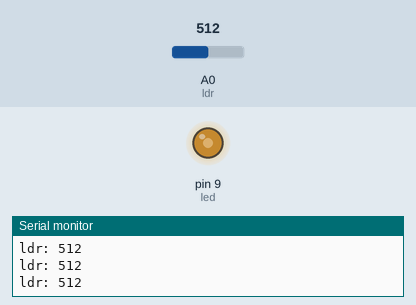
The sketch below on a simulated Arduino Uno, built with avr-gcc and run on an emulated ATmega328P. Parts: output pins drawn as LEDs (lit = HIGH), the last lines printed to the serial monitor. Inputs (shaded band) come from the test bench; at power-on: A0 (ldr) = 512.

Above: at 1.2 s.
1.3 s: A0 (ldr) set to 716
At 2.5 s:
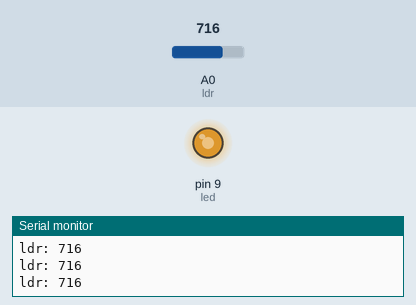
2.8 s: A0 (ldr) set to 900
At 3.9 s:
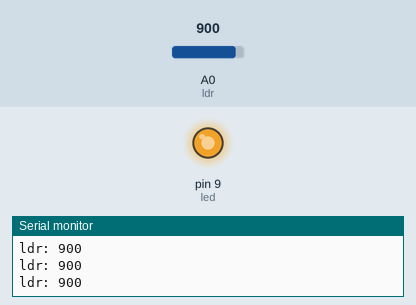
4.3 s: A0 (ldr) set to 122
At 5.2 s:
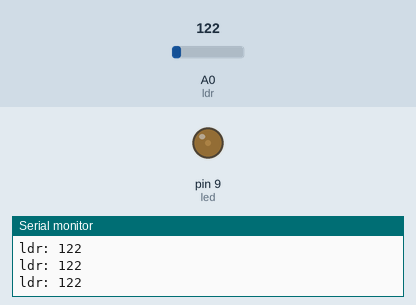
5.8 s: A0 (ldr) set to 0
At 6.6 s:
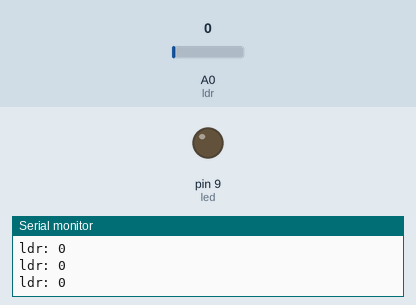
7.3 s: A0 (ldr) set to 511
At 7.9 s:
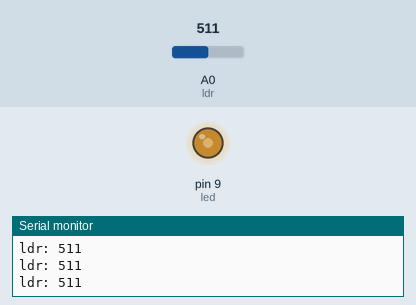
Timing chart, 0 to 9.8 s (numbered marks = the images above; inputs shaded):
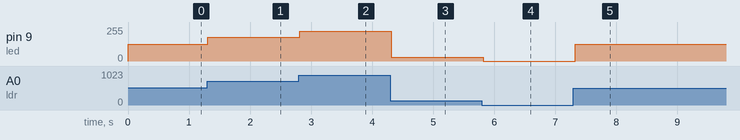

The sketch:

code.ino
```cpp
#define ldr  A0
#define led  9


void setup()
{
  pinMode(ldr, INPUT);
  pinMode(led, OUTPUT);
  Serial.begin(9600);
}

void loop()
{
  int value = analogRead(ldr);
  Serial.print("ldr: ");
  Serial.println(value);
  analogWrite(led, map(value,0,1023,0,255));
  delay(100);
}
```

Measured:
- after the input at 1.3 s, pin 9 (led): 127/255 → 178/255 at once
- after the input at 2.8 s, pin 9 (led): 178/255 → 224/255 at once
- after the input at 4.3 s, pin 9 (led): 224/255 → 30/255 at once
- after the input at 5.8 s, pin 9 (led): 30/255 → 0/255 at once
- after the input at 7.3 s, pin 9 (led): 0/255 → 127/255 at once
